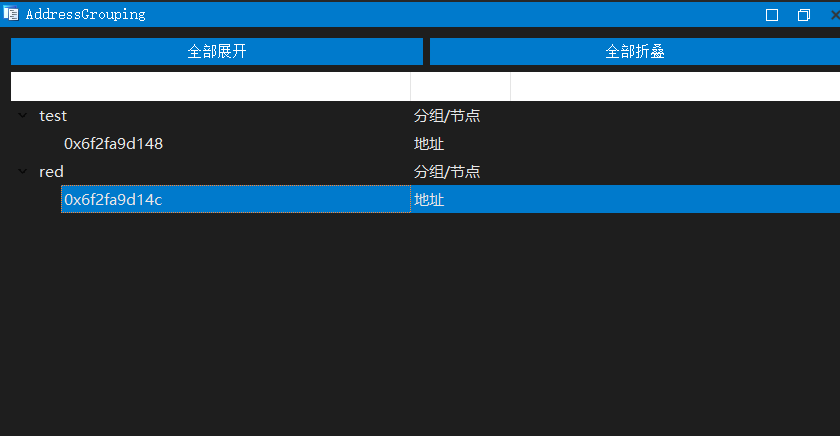

Source code (Python):
import ida_idaapi
import ida_kernwin
import ida_netnode
import ida_nalt
import idc
import pickle
import idaapi
from PyQt5 import QtWidgets, QtCore, QtGui

title = "AddressGrouping"

def qt_select_group(groups):
    class GroupSelectDialog(QtWidgets.QDialog):
        def __init__(self, groups, parent=None):
            super().__init__(parent)
            self.setWindowTitle("选择分组")
            self.setModal(True)
            self.selected = None
            layout = QtWidgets.QVBoxLayout(self)
            self.list = QtWidgets.QListWidget(self)
            self.list.addItems(groups)
            layout.addWidget(self.list)
            btns = QtWidgets.QDialogButtonBox.Ok | QtWidgets.QDialogButtonBox.Cancel
            self.buttonBox = QtWidgets.QDialogButtonBox(btns)
            layout.addWidget(self.buttonBox)
            self.buttonBox.accepted.connect(self.accept)
            self.buttonBox.rejected.connect(self.reject)
            self.list.itemDoubleClicked.connect(self.accept)
        def accept(self):
            item = self.list.currentItem()
            if item:
                self.selected = item.text()
            super().accept()
    # 获取IDA主窗口作为父窗口
    try:
        import sip
        import ida_kernwin
        mainwin = ida_kernwin.get_current_widget()
        parent = sip.wrapinstance(int(mainwin), QtWidgets.QWidget)
    except Exception:
        parent = None
    dlg = GroupSelectDialog(groups, parent)
    if dlg.exec_() == QtWidgets.QDialog.Accepted and dlg.selected:
        return dlg.selected
    return None

def select_group(groups):
    if not groups:
        return None
    if len(groups) == 1:
        return groups[0]
    # 优先用Qt弹窗
    return qt_select_group(groups)

# 多级树结构节点
def make_node(name, is_addr=False, comment="", color=None):
    return {"name": name, "is_addr": is_addr, "children": [], "comment": comment, "color": color}

class BookmarkManager:
    def __init__(self):
        self.netnode = ida_netnode.netnode()
        self.netnode.create("$ CustomBookmarks")
        self.imagebase = ida_nalt.get_imagebase()
        self.load()
        self._refresh_callback = None

    def set_refresh_callback(self, cb):
        self._refresh_callback = cb

    def _refresh(self):
        if self._refresh_callback:
            self._refresh_callback()

    def save(self):
        blob = pickle.dumps(self.bookmarks)
        self.netnode.setblob(blob, 0, 'C')
        self._refresh()

    def load(self):
        blob = self.netnode.getblob(0, 'C')
        if blob is not None:
            data = pickle.loads(blob)
            # 自动升级老格式
            if isinstance(data, dict):
                # 老格式：{group: [offset, ...]}
                new_bookmarks = []
                for group, addrs in data.items():
                    node = make_node(group, is_addr=False)
                    for offset in addrs:
                        node["children"].append(make_node(hex(offset + self.imagebase), is_addr=True))
                    new_bookmarks.append(node)
                self.bookmarks = new_bookmarks
                self.save()  # 升级后立即保存为新格式
            else:
                self.bookmarks = data
        else:
            self.bookmarks = []

    def add_group(self, group):
        group = str(group).strip()
        if group and not any(n["name"] == group for n in self.bookmarks):
            self.bookmarks.append(make_node(group, is_addr=False))
            self.save()
            ida_kernwin.msg(f"[AddressGrouping] 已添加分组: {group}\n")

    def del_group(self, group):
        group = str(group).strip()
        before = len(self.bookmarks)
        self.bookmarks = [n for n in self.bookmarks if n["name"] != group]
        if len(self.bookmarks) != before:
            self.save()
            ida_kernwin.msg(f"[AddressGrouping] 已删除分组: {group}\n")

    def add_child(self, parent_path, name, is_addr=False, comment="", color=None):
        node = self.find_node_by_path(parent_path)
        if node is not None:
            if not any(c["name"] == name for c in node["children"]):
                node["children"].append(make_node(name, is_addr, comment, color))
                self.save()
                ida_kernwin.msg(f"[AddressGrouping] 已添加子节点: {name} 到 {'/'.join(parent_path)}\n")

    def del_child(self, parent_path, name):
        node = self.find_node_by_path(parent_path)
        if node is not None:
            before = len(node["children"])
            node["children"] = [c for c in node["children"] if c["name"] != name]
            if len(node["children"]) != before:
                self.save()
                ida_kernwin.msg(f"[AddressGrouping] 已删除子节点: {name} 从 {'/'.join(parent_path)}\n")

    def find_node_by_path(self, path):
        nodes = self.bookmarks
        node = None
        for name in path:
            node = next((n for n in nodes if n["name"] == name), None)
            if node is None:
                return None
            nodes = node["children"]
        return node

    def get_groups(self):
        return [n["name"] for n in self.bookmarks]

    def add_addr(self, group, ea):
        group = str(group).strip()
        node = next((n for n in self.bookmarks if n["name"] == group), None)
        if node is None:
            ida_kernwin.msg(f"[AddressGrouping] 分组 {group} 不存在，无法添加地址！\n")
            return False
        addr_str = hex(ea)
        if not any(c["name"] == addr_str and c["is_addr"] for c in node["children"]):
            node["children"].append(make_node(addr_str, is_addr=True))
            self.save()
            ida_kernwin.msg(f"[AddressGrouping] 地址 {addr_str} 已添加到分组 {group}\n")
            return True
        else:
            ida_kernwin.msg(f"[AddressGrouping] 地址 {addr_str} 已经存在于分组 {group}\n")
            return False

    def del_addr(self, group, ea):
        group = str(group).strip()
        node = next((n for n in self.bookmarks if n["name"] == group), None)
        if node is not None:
            addr_str = hex(ea)
            before = len(node["children"])
            node["children"] = [c for c in node["children"] if not (c["name"] == addr_str and c["is_addr"])]
            if len(node["children"]) != before:
                self.save()
                ida_kernwin.msg(f"[AddressGrouping] 地址 {addr_str} 已从分组 {group} 删除\n")

    def set_comment(self, path, comment):
        node = self.find_node_by_path(path)
        if node is not None:
            node["comment"] = comment
            self.save()
            ida_kernwin.msg(f"[AddressGrouping] 已设置备注: {comment} -> {'/'.join(path)}\n")

    def set_color(self, path, color):
        node = self.find_node_by_path(path)
        if node is not None:
            node["color"] = color
            self.save()
            ida_kernwin.msg(f"[AddressGrouping] 已设置颜色: {color} -> {'/'.join(path)}\n")

    def clear_all_colors(self):
        def clear_node_color(node):
            node["color"] = None
            for child in node["children"]:
                clear_node_color(child)
        for n in self.bookmarks:
            clear_node_color(n)
        self.save()
        ida_kernwin.msg("[AddressGrouping] 已清除所有节点颜色\n")

# PyQt5树状窗口
class BookmarkTreeForm(ida_kernwin.PluginForm):
    def __init__(self, manager):
        super().__init__()
        self.manager = manager
        self.tree = None
        self.manager.set_refresh_callback(self.refresh_tree_if_ready)
        self._ready = False

    def OnCreate(self, form):
        self.parent = self.FormToPyQtWidget(form)
        layout = QtWidgets.QVBoxLayout()
        # 按钮区
        btn_layout = QtWidgets.QHBoxLayout()
        btn_expand = QtWidgets.QPushButton("全部展开")
        btn_collapse = QtWidgets.QPushButton("全部折叠")
        btn_expand.clicked.connect(self.tree_expand_all)
        btn_collapse.clicked.connect(self.tree_collapse_all)
        btn_layout.addWidget(btn_expand)
        btn_layout.addWidget(btn_collapse)
        layout.addLayout(btn_layout)
        # 树控件
        self.tree = QtWidgets.QTreeWidget()
        self.tree.setHeaderLabels(["节点", "类型", "备注"])
        self.tree.setColumnWidth(0, 400)
        self.tree.setColumnWidth(1, 100)
        self.tree.setColumnWidth(2, 300)
        self.tree.setContextMenuPolicy(QtCore.Qt.CustomContextMenu)
        self.tree.customContextMenuRequested.connect(self.on_context_menu)
        self.tree.itemDoubleClicked.connect(self.on_double_click)
        layout.addWidget(self.tree)
        self.parent.setLayout(layout)
        self._ready = True
        self.refresh_tree()

    def tree_expand_all(self):
        self.tree.expandAll()
    def tree_collapse_all(self):
        self.tree.collapseAll()

    def refresh_tree_if_ready(self):
        if self._ready and self.tree:
            self.refresh_tree()

    def refresh_tree(self):
        if not self.tree:
            return
        self.tree.clear()
        def add_items(parent, nodes):
            for node in nodes:
                item = QtWidgets.QTreeWidgetItem([
                    node["name"],
                    "地址" if node["is_addr"] else "分组/节点",
                    node.get("comment", "")
                ])
                # 恢复颜色
                color = node.get("color")
                if color:
                    color_map = {
                        "red": QtGui.QColor(255, 204, 204),      # 淡红色
                        "green": QtGui.QColor(204, 255, 204),    # 淡绿色
                        "yellow": QtGui.QColor(255, 255, 204),   # 淡黄色
                        "gray": QtGui.QColor(220, 220, 220),     # 淡灰色
                    }
                    brush = QtGui.QBrush(color_map.get(color, QtCore.Qt.white))
                    for col in range(item.columnCount()):
                        item.setBackground(col, brush)
                parent.addChild(item) if parent else self.tree.addTopLevelItem(item)
                add_items(item, node["children"])
        add_items(None, self.manager.bookmarks)
        self.tree.expandAll()

    def get_item_path(self, item):
        path = []
        while item:
            path.insert(0, item.text(0))
            item = item.parent()
        return path

    def on_context_menu(self, pos):
        item = self.tree.itemAt(pos)
        menu = QtWidgets.QMenu()
        if item:
            self.tree.setCurrentItem(item)
            # 分组节点右键：增加"展开本分组全部节点"
            if item.parent() is None:
                act_expand_group = menu.addAction("展开本分组全部节点")
                act_expand_group.triggered.connect(lambda: self.expand_item_recursively(item))
            # 添加子节点
            act_add_child = menu.addAction("添加子节点")
            act_add_child.triggered.connect(self.add_child)
            # 设置备注（仅地址或自定义节点）
            if item.text(1) == "地址" or item.text(1) == "分组/节点":
                act_set_comment = menu.addAction("设置备注")
                act_set_comment.triggered.connect(self.set_comment)
            # 标记颜色
            color_menu = menu.addMenu("标记颜色")
            act_red = color_menu.addAction("红色")
            act_green = color_menu.addAction("绿色")
            act_yellow = color_menu.addAction("黄色")
            act_gray = color_menu.addAction("灰色")
            act_none = color_menu.addAction("无")
            act_red.triggered.connect(lambda: self.set_item_color(item, "red"))
            act_green.triggered.connect(lambda: self.set_item_color(item, "green"))
            act_yellow.triggered.connect(lambda: self.set_item_color(item, "yellow"))
            act_gray.triggered.connect(lambda: self.set_item_color(item, "gray"))
            act_none.triggered.connect(lambda: self.set_item_color(item, None))
            # 删除节点
            if item.parent() is None:
                act_del = menu.addAction("删除分组")
                act_del.triggered.connect(self.del_group)
            else:
                if item.text(1) == "地址":
                    act_del = menu.addAction("删除地址")
                    act_del.triggered.connect(self.del_addr)
                else:
                    act_del = menu.addAction("删除节点")
                    act_del.triggered.connect(self.del_child)
        else:
            act_add_group = menu.addAction("添加分组")
            act_add_group.triggered.connect(self.add_group)
            act_clear_colors = menu.addAction("清除所有颜色")
            act_clear_colors.triggered.connect(self.clear_all_colors)
            # About 菜单项，紧跟在清除所有颜色下方
            act_about = menu.addAction("关于 AddressGrouping")
            act_about.triggered.connect(show_about_dialog)
        menu.exec_(self.tree.viewport().mapToGlobal(pos))

    def add_group(self):
        group = ida_kernwin.ask_str("", 0, "输入新分组名：")
        if group:
            self.manager.add_group(group)

    def del_group(self):
        item = self.tree.currentItem()
        if item and item.parent() is None:
            group = item.text(0)
            self.manager.del_group(group)

    def add_child(self):
        item = self.tree.currentItem()
        if not item:
            return
        path = self.get_item_path(item)
        # 询问类型
        typ = QtWidgets.QInputDialog.getItem(self.tree, "选择类型", "子节点类型：", ["地址", "自定义节点"], 0, False)[0]
        if typ == "地址":
            ea = idc.here()
            name = hex(ea)
            is_addr = True
        else:
            name, ok = QtWidgets.QInputDialog.getText(self.tree, "输入节点名", "节点名：")
            if not ok or not name:
                return
            is_addr = False
        self.manager.add_child(path, name, is_addr)

    def del_child(self):
        item = self.tree.currentItem()
        if not item or not item.parent():
            return
        parent_path = self.get_item_path(item.parent())
        name = item.text(0)
        self.manager.del_child(parent_path, name)

    def add_addr(self):
        item = self.tree.currentItem()
        if item and item.parent() is None:
            group = item.text(0)
            ea = idc.here()
            self.manager.add_addr(group, ea)

    def del_addr(self):
        item = self.tree.currentItem()
        if item and item.parent() is not None and item.text(1) == "地址":
            group = item.parent().text(0)
            addr = int(item.text(0), 16)
            self.manager.del_addr(group, addr)

    def on_double_click(self, item, col):
        if item.text(1) == "地址":
            ea = int(item.text(0), 16)
            ida_kernwin.jumpto(ea)

    def set_comment(self):
        item = self.tree.currentItem()
        if not item:
            return
        path = self.get_item_path(item)
        old_comment = item.text(2)
        comment, ok = QtWidgets.QInputDialog.getText(self.tree, "设置备注", "备注：", text=old_comment)
        if ok:
            self.manager.set_comment(path, comment)

    def set_item_color(self, item, color):
        path = self.get_item_path(item)
        self.manager.set_color(path, color)
        # 刷新后重新选中原节点
        self.refresh_tree()
        self.select_item_by_path(path)

    def select_item_by_path(self, path):
        def find_item(parent, path, depth):
            count = parent.childCount() if parent else self.tree.topLevelItemCount()
            for i in range(count):
                child = parent.child(i) if parent else self.tree.topLevelItem(i)
                if child.text(0) == path[depth]:
                    if depth == len(path) - 1:
                        self.tree.setCurrentItem(child)
                        return True
                    if find_item(child, path, depth + 1):
                        return True
            return False
        find_item(None, path, 0)

    def clear_all_colors(self):
        self.manager.clear_all_colors()
        self.refresh_tree()

    def expand_item_recursively(self, item):
        item.setExpanded(True)
        for i in range(item.childCount()):
            self.expand_item_recursively(item.child(i))

    def OnClose(self, form):
        self._ready = False

# 全局唯一窗口实例
treeform_instance = None

# 注册IDA主界面右键菜单action
def register_mainview_actions(manager):
    # 添加分组
    class AddGroupAction(idaapi.action_handler_t):
        def activate(self, ctx):
            group = ida_kernwin.ask_str("", 0, "输入新分组名：")
            if group:
                manager.add_group(group)
            return 1
        def update(self, ctx):
            if hasattr(ctx, 'widget_type') and ctx.widget_type in [idaapi.BWN_PSEUDOCODE, idaapi.BWN_DISASM]:
                idaapi.attach_action_to_popup(ctx.widget, None, "AddressGrouping:AddGroup", "AddressGrouping/")
                return idaapi.AST_ENABLE_FOR_WIDGET
            return idaapi.AST_DISABLE_FOR_WIDGET
    idaapi.register_action(idaapi.action_desc_t(
        "AddressGrouping:AddGroup", "添加分组", AddGroupAction()))

    # 添加地址
    class AddAddrAction(idaapi.action_handler_t):
        def activate(self, ctx):
            groups = manager.get_groups()
            if not groups:
                ida_kernwin.msg("[AddressGrouping] 请先添加分组！\n")
                return 1
            group = select_group(groups)
            if group:
                ea = ctx.cur_ea
                manager.add_addr(group, ea)
            return 1
        def update(self, ctx):
            if hasattr(ctx, 'widget_type') and ctx.widget_type in [idaapi.BWN_PSEUDOCODE, idaapi.BWN_DISASM]:
                idaapi.attach_action_to_popup(ctx.widget, None, "AddressGrouping:AddAddr", "AddressGrouping/")
                return idaapi.AST_ENABLE_FOR_WIDGET
            return idaapi.AST_DISABLE_FOR_WIDGET
    idaapi.register_action(idaapi.action_desc_t(
        "AddressGrouping:AddAddr", "添加地址", AddAddrAction()))

def register_open_action(treeform):
    class create_widget_t(ida_kernwin.action_handler_t):
        def activate(self, ctx):
            treeform.Show(title)
        def update(self, ctx):
            return ida_kernwin.AST_ENABLE_ALWAYS

    action_name = "AddressGrouping:Show"
    action_shortcut = "Ctrl+Alt+P"
    ida_kernwin.register_action(
        ida_kernwin.action_desc_t(
            action_name,
            title,
            create_widget_t(),
            action_shortcut))
    ida_kernwin.attach_action_to_menu(
        f"View/Open subviews/{title}",
        action_name,
        ida_kernwin.SETMENU_APP)

def show_about_dialog():
    QtWidgets.QMessageBox.information(
        None,
        "About AddressGrouping",
        (
            "<b>AddressGrouping</b> 插件<br>"
            "<br>"
            "多级分组、备注、彩色高亮、流程分析，助力IDA逆向分析。<br>"
            "<br>"
            "作者：naiyouweibaomihua<br>"
            "仓库地址：<a href='https://github.com/naiyouweibaomihua/IDA_AddressGrouping.git'>https://github.com/naiyouweibaomihua/IDA_AddressGrouping.git</a><br>"
            "<br>"
            "兼容：IDA Pro 7.4+，Python 3.x，PyQt5<br>"
            "协议：MIT License<br>"
            "<br>"
            "欢迎在GitHub提交issue、建议或PR！"
        )
    )

class my_plugin_addrgroup(ida_idaapi.plugin_t):
    flags = idaapi.PLUGIN_KEEP
    wanted_name = "AddressGrouping"
    wanted_hotkey = ""
    comment = "AddressGrouping"
    help = ""

    def init(self):
        global treeform_instance
        self.manager = BookmarkManager()
        if treeform_instance is None:
            treeform_instance = BookmarkTreeForm(self.manager)
        register_open_action(treeform_instance)
        register_mainview_actions(self.manager)
        # 自动弹窗：注册UI钩子
        class MyUIHooks(ida_kernwin.UI_Hooks):
            def ready_to_run(hooks_self):
                treeform_instance.Show(title)
                hooks_self.unhook()
        self._ui_hooks = MyUIHooks()
        self._ui_hooks.hook()
        return ida_idaapi.PLUGIN_KEEP

    def run(self, arg):
        global treeform_instance
        if treeform_instance:
            treeform_instance.Show(title)

    def term(self):
        return

def PLUGIN_ENTRY():
    return my_plugin_addrgroup() 